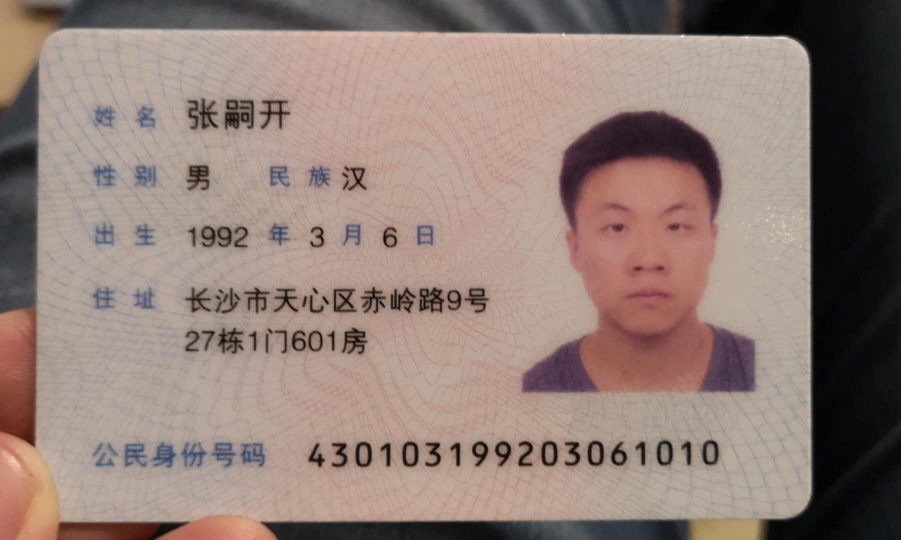
#> input picture dataset/WechatIMG1.jpeg, 1802 x 1080 px (shown at 1/2 size)
$ python -i utils.py   (imports and definitions only)   (older library calls are emulated)
#> lines starting #> are read from the running program, lines starting #| are printed output that depends on the picture
from __future__ import print_function

import hashlib
import math
import os
import sys
from zipfile import ZipFile

import cv2
import numpy as np
import torch
from PIL import Image

from .imgproc import loadImage

if sys.version_info[0] == 2:
    from six.moves.urllib.request import urlretrieve
else:
    from urllib.request import urlretrieve


# [43 lines left out: functions consecutive, word_segmentation, not called in this run]


# code is based from https://github.com/githubharald/CTCDecoder/blob/master/src/BeamSearch.py
class BeamEntry:
    "information about one single beam at specific time-step"

    # [8 lines left out: function __init__, not called in this run]


class BeamState:
    "information about the beams at specific time-step"

    def __init__(self):
        self.entries = {}

    # [200 lines left out: functions norm, sort, wordsearch, applyLM, simplify_label, fast_simplify_label and 2 more, not called in this run]


class CTCLabelConverter(object):
    """ Convert between text-label and text-index """

    # [290 lines left out: functions __init__, encode, decode_greedy, decode_beamsearch, decode_wordbeamsearch, four_point_transform and 4 more, not called in this run]


def diff(input_list):
    return max(input_list) - min(input_list)


# [90 lines left out: functions get_paragraph, printProgressBar, not called in this run]


def reformat_input(image):
#> called with image = '../dataset/WechatIMG1.jpeg'
    if type(image) == str:
        if image.startswith('http://') or image.startswith('https://'):
            tmp, _ = urlretrieve(image, reporthook=printProgressBar(prefix='Progress:', suffix='Complete', length=50))
            img_cv_grey = cv2.imread(tmp, cv2.IMREAD_GRAYSCALE)
            os.remove(tmp)
        else:
            img_cv_grey = cv2.imread(image, cv2.IMREAD_GRAYSCALE)
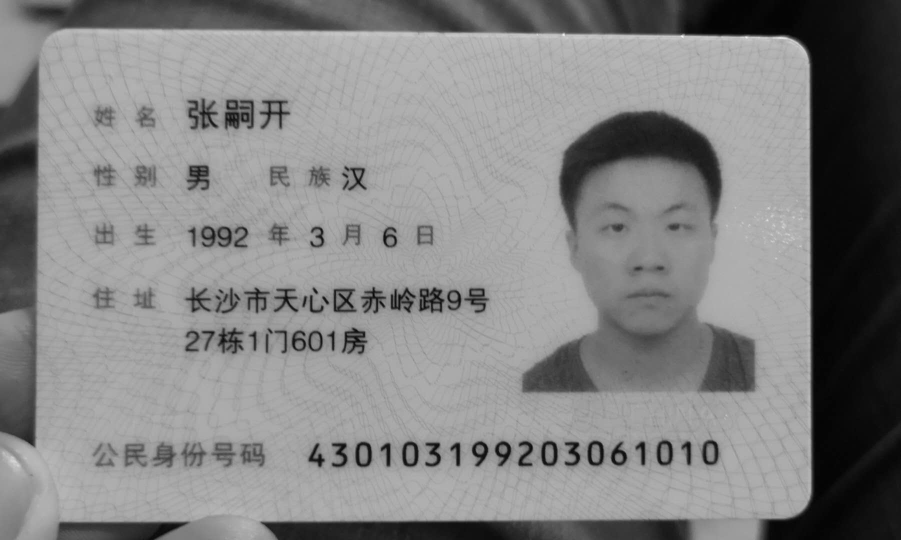
#> img_cv_grey: shape (1080, 1802) (shown at 1/2 size); min 2, max 252, mean 130.9
            image = os.path.expanduser(image)
#> (the run stopped early here; a loop or call above may not have finished)

$ run again, on dataset/WechatIMG3.jpeg
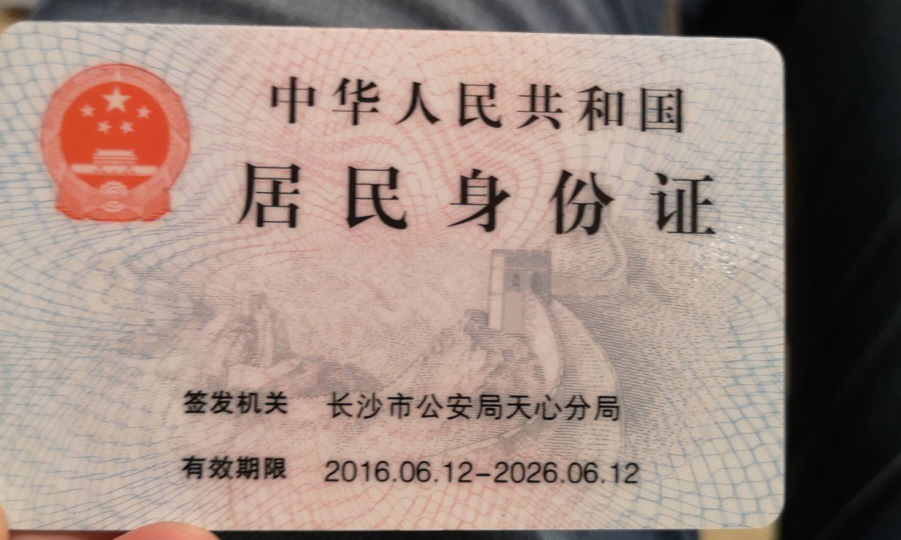
#> input picture dataset/WechatIMG3.jpeg, 1802 x 1080 px (shown at 1/2 size)
#> in reformat_input, `img_cv_grey = cv2.imread(image, cv2.IMREAD_GRAYSCALE)`:
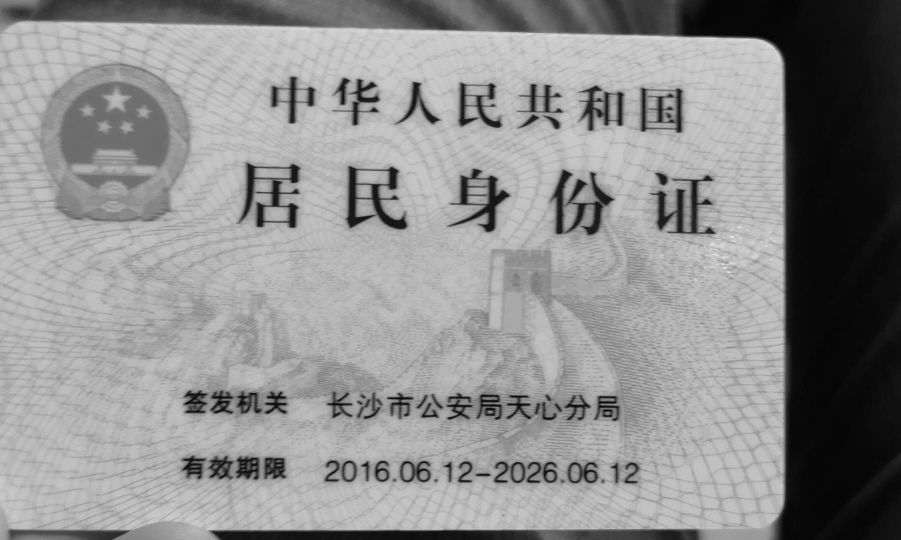
#> img_cv_grey: shape (1080, 1802) (shown at 1/2 size); min 0, max 245, mean 142.9
